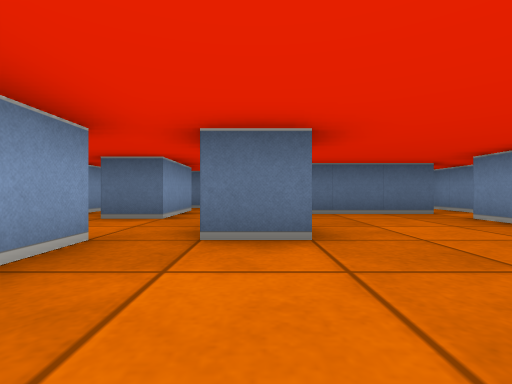
view 1 (above)

12 first-person views from a walk through a cub3D maze. The camera is about half as high as the walls, looks level and sees 85° across. The floor is counted in squares. Each view is taken from the middle of a square. On the plan, view 1 faces up. The plan holds only what a view shows up to about 9 squares ahead; the rest is blank.

view 2
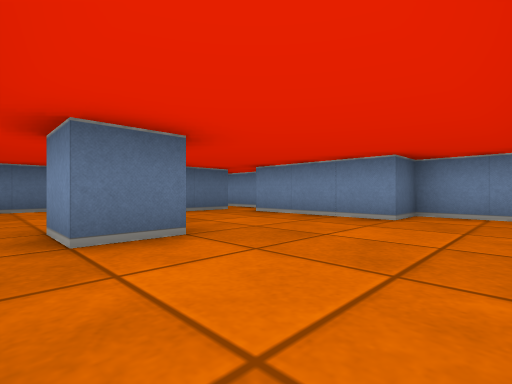

view 3
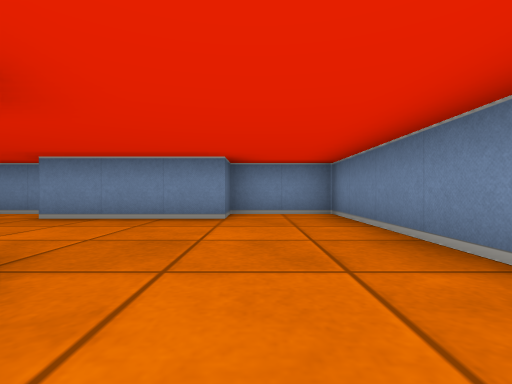

view 4
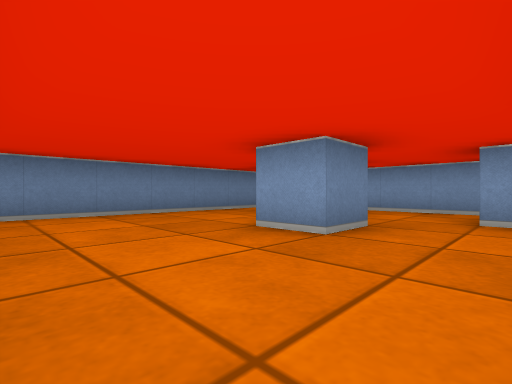

view 5
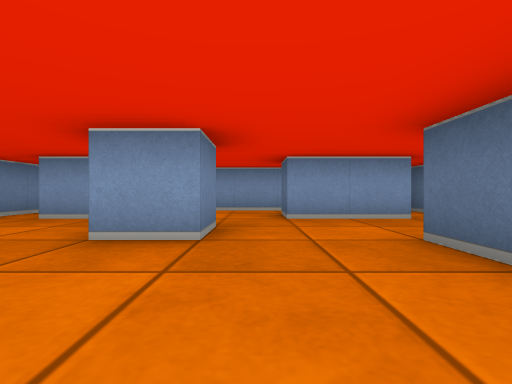

view 6
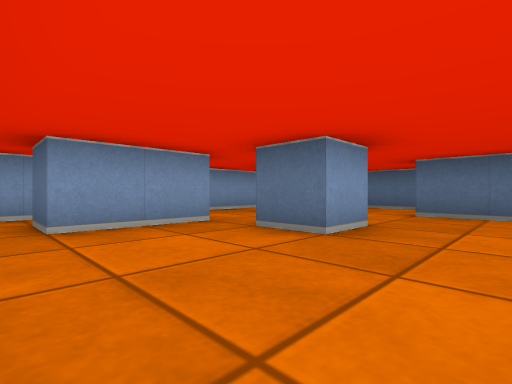

view 7
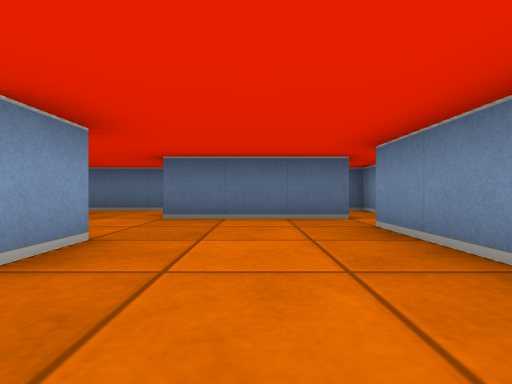

view 8
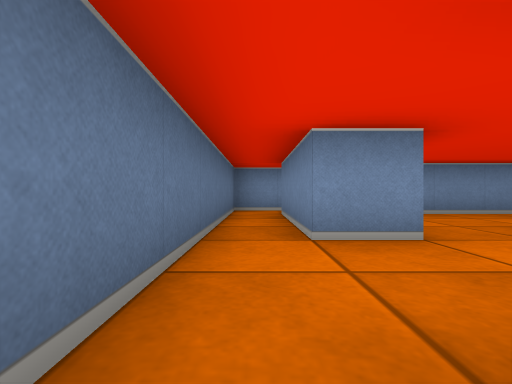

view 9
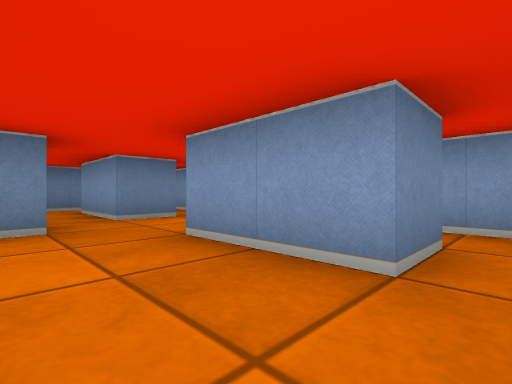

view 10
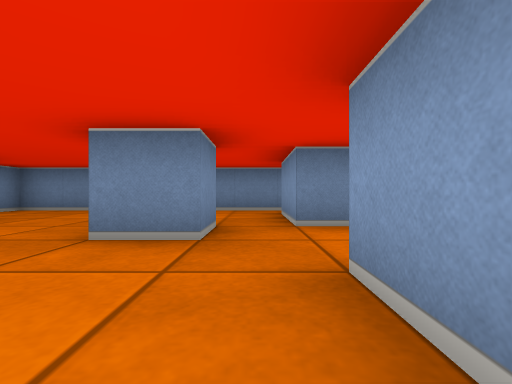

view 11
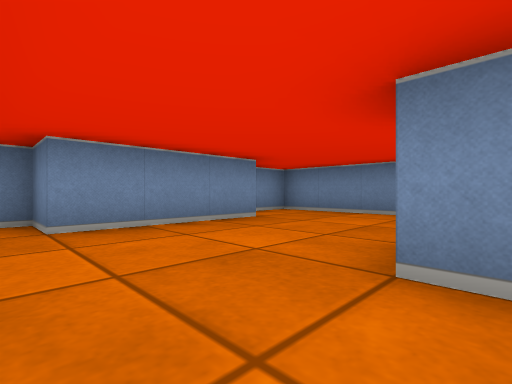

view 12
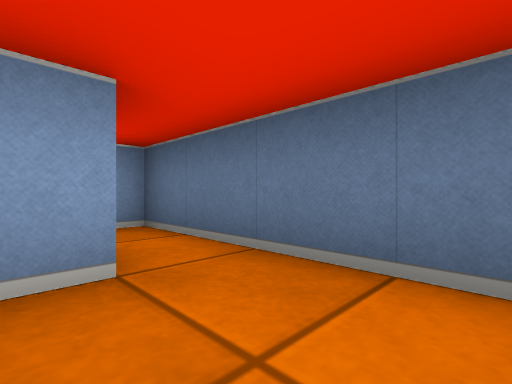

### Floor plan
Points are (right, up) in squares from view 1. A wall is a line through its corners. A room is listed if a view was taken in it or the views show most of it. See-through windows are left out.
Room 1 (views 1, 2, 3, 4, 5, 6, 7, 11)
walls: (0.5, 2.5) (-0.5, 2.5) (-0.5, 3.5) (0.5, 3.5) (0.5, 2.5); (-1.5, 2.5) (-1.5, 0.5); (-1.4, -0.5) (4.5, -0.5) (4.5, 1.5) (3.5, 1.5) (3.5, 4.5) (4.5, 4.5) (4.5, 5.5); (-1.5, 5.5) (-1.5, 4.5); (3.5, 5.5) (0.5, 5.5)
ways out: opening at (-0.5, 6) to room 3; opening at (4, 6) to room 3; opening at (-2, 3.5) to room 4; opening at (-2, 0) to room 5
Room 2 (view 8)
walls: (-2.5, 6.5) (-1.5, 6.5); (-1.5, 7.5) (-3.5, 7.5) (-3.5, 6.5)
ways out: opening at (-2, 7) to room 3; opening at (-3, 5.5) to room 4
Room 3 (views 9, 10, 12)
walls: (0.5, 5.5) (0.5, 6.5) (3.4, 6.5); (-1.5, 6.5) (-1.5, 5.5); (4.5, 5.5) (4.5, 7.5) (-1.5, 7.5)
ways out: opening at (-0.5, 6) to room 1; opening at (4, 6) to room 1; opening at (-2, 7) to room 2
Room 4 (no view inside)
walls: (-2.6, 2.5) (-1.5, 2.5); (-1.5, 4.5) (-2.5, 4.5); (-3.5, 6.5) (-3.5, 2.6)
ways out: opening at (-2, 3.5) to room 1; opening at (-3, 5.5) to room 2; opening at (-3, 1.5) to room 5
Room 5 (no view inside)
walls: (-2.9, -0.5) (-1.4, -0.5); (-1.5, 0.5) (-2.5, 0.5); (-3.5, 2.6) (-3.5, 0.1)
ways out: opening at (-2, 0) to room 1; opening at (-3, 1.5) to room 4

Positions as (right, up) in squares from view 1, and headings:
1: (0, 0), facing up
2: (-1, 0), facing up-right
3: (-1, 1), facing right
4: (3, 5), facing down-left
5: (3, 4), facing left
6: (2, 0), facing up-left
7: (2, 1), facing up
8: (-2, 7), facing right
9: (0, 7), facing down-left
10: (-1, 6), facing down
11: (0, 5), facing down-right
12: (0, 6), facing up-left
